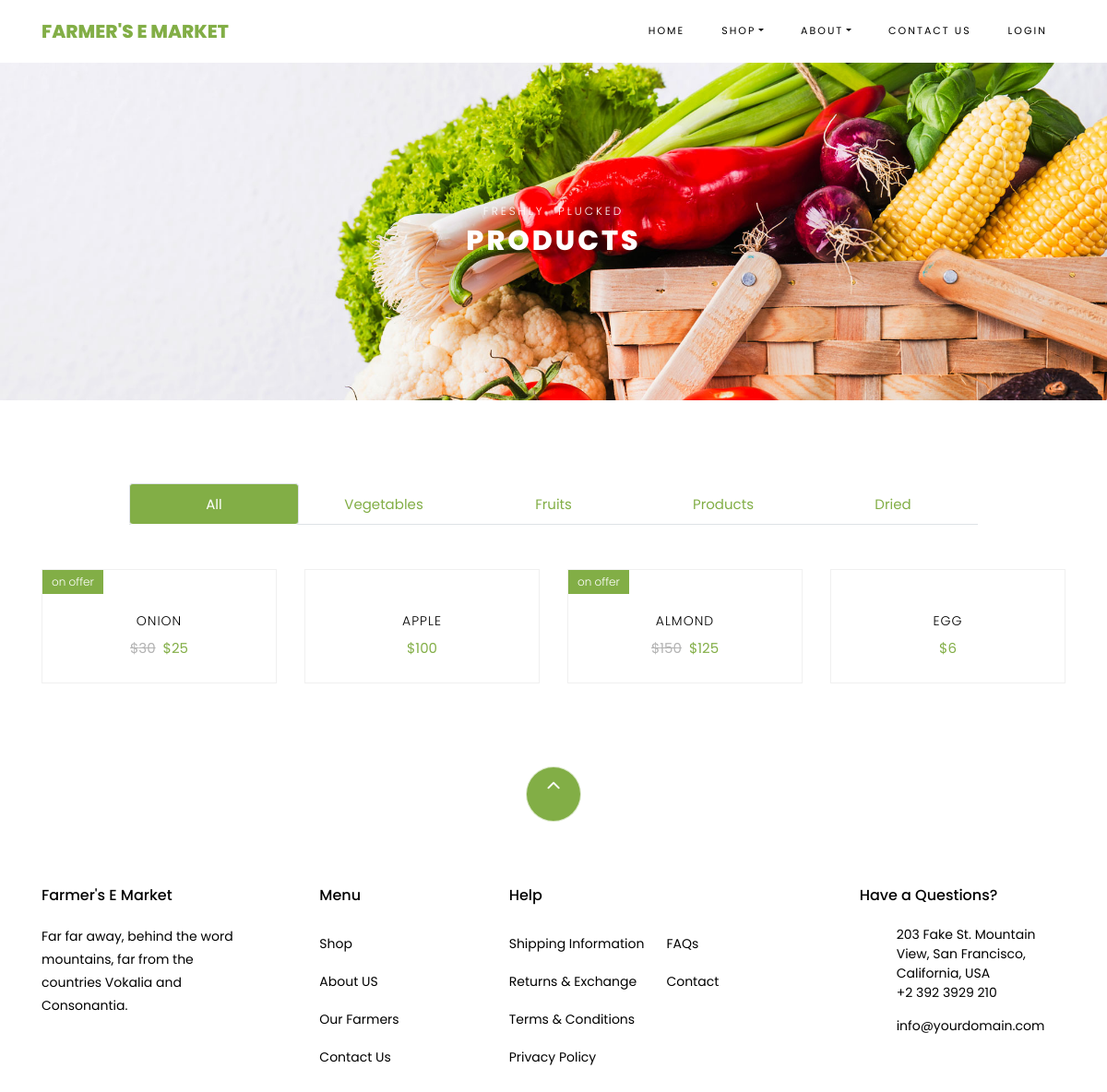
The page /shop on the database as committed earlier.
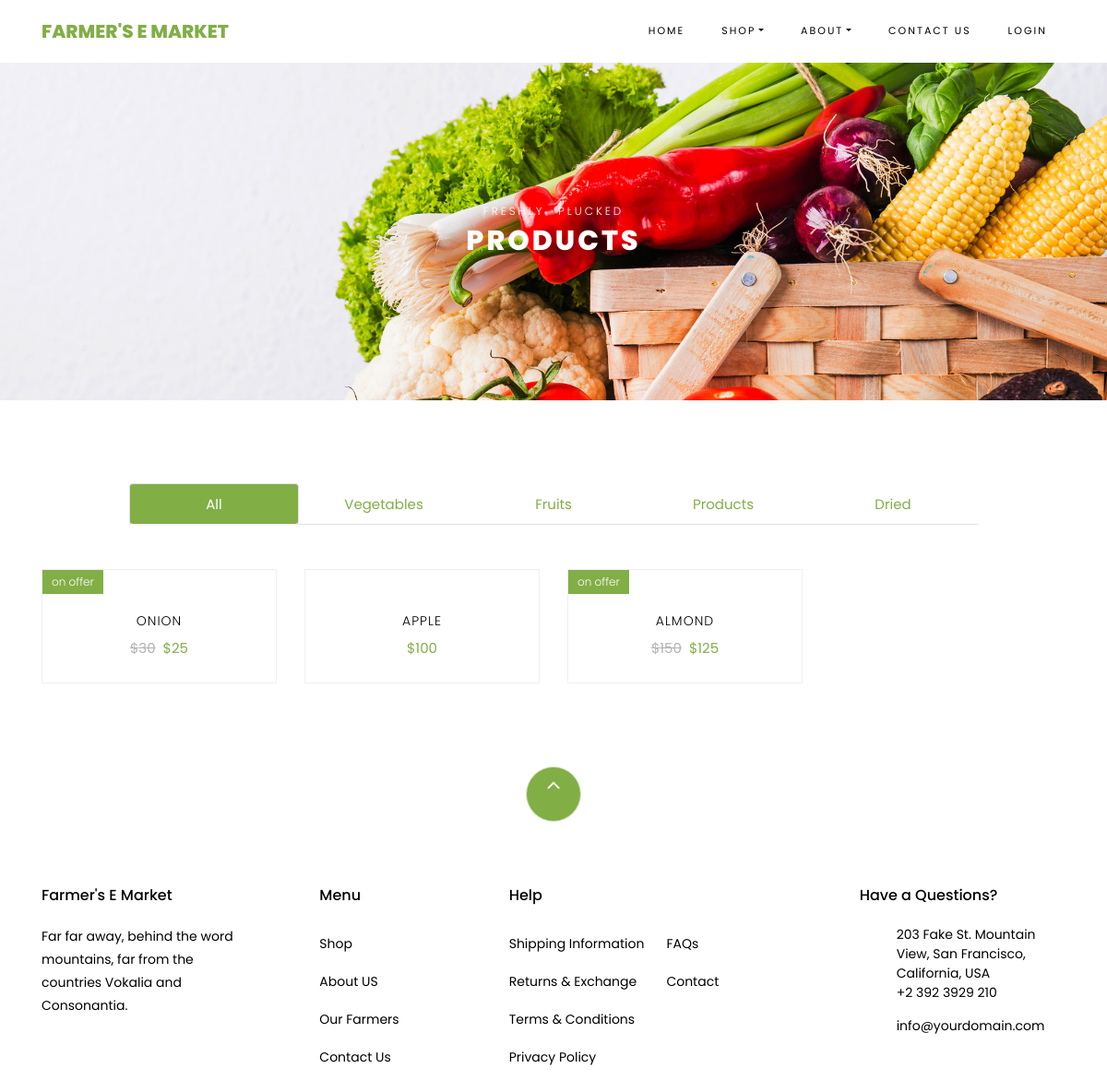
The same page on the database as committed later.
### farmers/models.py (models this page shows)
class products(models.Model):
	pname = models.CharField(max_length=100)
	ptype = models.CharField(max_length=10, choices=ptypes, default='Vegetables')
	description = models.TextField()
	stock = models.IntegerField()
	price  =models.IntegerField()
	img = ResizedImageField(size=[500, 400],crop=['middle', 'center'],upload_to='products/pics')
	offer = models.BooleanField(default=False)
	isactive = models.BooleanField(default=True)
	offerprice = models.IntegerField(blank=True,null=True)
	created_at = models.DateField(auto_now_add=True)
	owner = models.ForeignKey(User,default=None,on_delete=models.CASCADE)#for now to pass form validation,will remove later

### public/views.py (the view, shortened to what this page needs)
# urls.py: path('shop', views.shop,name='shop'),
def shop(request):
	try:
		cat = request.GET['cat']
	except:
		cat = 'All'
	if request.user.is_anonymous:
		current_user = request.user
		Vegetables1=products.objects.filter(isactive=True,ptype= 'Vegetables').order_by('id')
		Fruits1=products.objects.filter(isactive=True,ptype= 'Fruits').order_by('id')
		Product1=products.objects.filter(isactive=True,ptype= 'Products').order_by('id')
		Dried1=products.objects.filter(isactive=True,ptype= 'Dried').order_by('id')
		All1=products.objects.filter(isactive=True).order_by('id')
	pagev = request.GET.get('vpage', 1)
	pagef = request.GET.get('fpage', 1)
	pagep = request.GET.get('ppage', 1)
	paged = request.GET.get('dpage', 1)
	pagea = request.GET.get('apage', 1)
	paginatorv = Paginator(Vegetables1, 10)
	paginatorf = Paginator(Fruits1, 10)
	paginatorp = Paginator(Product1, 10)
	paginatord = Paginator(Dried1, 10)
	paginatora = Paginator(All1, 10)
	try:
		Vegetables = paginatorv.page(pagev)
		Fruits = paginatorf.page(pagef)
		Product = paginatorp.page(pagep)
		Dried = paginatord.page(paged)
		All = paginatora.page(pagea)
	except PageNotAnInteger:
		Vegetables = paginatorv.page(1)
		Fruits = paginatorf.page(1)
		Product = paginatorp.page(1)
		Dried = paginatord.page(1)
		All = paginatora.page(1)
	except EmptyPage:
		Vegetables = paginatorv.page(paginatorv.num_pages)
		Fruits = paginatorf.page(paginatorf.num_pages)
		Product = paginatorp.page(paginatorp.num_pages)
		Dried = paginatord.page(paginatord.num_pages)
		All = paginatora.page(paginatora.num_pages)
	return render(request, 'public/shop.html',{'All':All,'Vegetables':Vegetables,'Fruits':Fruits,'Products':Product,'Dried':Dried,'cat':cat})

### template/public/shop.html (shortened to what this page needs)
 {% extends 'public/base.html' %}
{% load static %}
{% block content %}
 <div class="hero-wrap hero-bread" style="background-image: url('{% static 'public/images/bg_1.jpg' %}');">
      <div class="container">
        <div class="row no-gutters slider-text align-items-center justify-content-center">
          <div class="col-md-9 ftco-animate text-center">
            <p class="breadcrumbs"><span class="mr-2">Freshly</span> <span>Plucked</span></p>
            <h1 class="mb-0 bread">Products</h1>
          </div>
        </div>
      </div>
    </div>
    <section class="ftco-section">
        <div class="container">
            <div class="row justify-content-center">
                <div class="col-md-10 mb-5 text-center">
                    <ul class="nav nav-pills nav-fill nav-tabs nav-justified " id="myTab" role="tablist">
                      <li class="nav-item">
                        <a class="nav-link {% if cat == 'All' %} active {% endif %} " id="All-tab" data-toggle="tab" href="#All" role="tab" aria-controls="All" aria-selected="true">All</a>
                      </li>
                      <li class="nav-item">
                        <a class="nav-link {% if cat == 'Vegetables' %} active {% endif %}" id="Vegetables-tab" data-toggle="tab" href="#Vegetables" role="tab" aria-controls="Vegetables" aria-selected="false">Vegetables</a>
                      </li>
                      <li class="nav-item">
                        <a class="nav-link {% if cat == 'Fruits' %} active {% endif %}" id="Fruits-tab" data-toggle="tab" href="#Fruits" role="tab" aria-controls="Fruits" aria-selected="false">Fruits</a>
                      </li>
                        <li class="nav-item">
                        <a class="nav-link {% if cat == 'Products' %} active {% endif %}" id="Products-tab" data-toggle="tab" href="#Products" role="tab" aria-controls="Products" aria-selected="false">Products</a>
                      </li>
                      <li class="nav-item">
                        <a class="nav-link {% if cat == 'Dried' %} active {% endif %}" id="Dried-tab" data-toggle="tab" href="#Dried" role="tab" aria-controls="Dried" aria-selected="false">Dried</a>
                      </li>
                    </ul>
                </div>
            </div>
            <div class="tab-content" id="myTabContent">
              <div class="tab-pane fade {% if cat == 'All' %} show active {% endif %}" id="All" role="tabpanel" aria-labelledby="All-tab"><div class="row">
                {% if All %}
                 {% for pro in All %}
                <div class="col-md-6 col-lg-3 ftco-animate">
                    <div class="product">
                        <a href="#" class="img-prod"><img class="img-fluid" src="{{ pro.img.url}}" alt="Colorlib Template">
                            {% if pro.offer %}
                            <span class="status">on offer</span>
                            {% endif %}
                        </a>
                        <div class="text py-3 pb-4 px-3 text-center">
                            <h3><a href="#">{{ pro.pname }}</a></h3>
                            <div class="d-flex">
                                <div class="pricing">
                                    {% if pro.offer %}<p class="price"><span class="mr-2 price-dc">${{ pro.price }}</span><span class="price-sale">${{ pro.offerprice }}</span> </p>{% else %}<p class="price"><span class="price-sale">${{ pro.price }}</span> </p>{% endif %}
                                </div>
                            </div>
                        </div>
                    </div>
                </div>
                {% endfor %}
                {% else %}
                 <div class="col-md-12 heading-section text-center ftco-animate">
            <h4>No Products Found Near You..!</h4>
          </div>
                {% endif %}
            </div>
        </div>
            </div>
            </div>
 </section>
  {% endblock %}

Rows that differ between the two databases and show on the page:
no longer on this page (row edited): products: pname "EGG", price "6"
